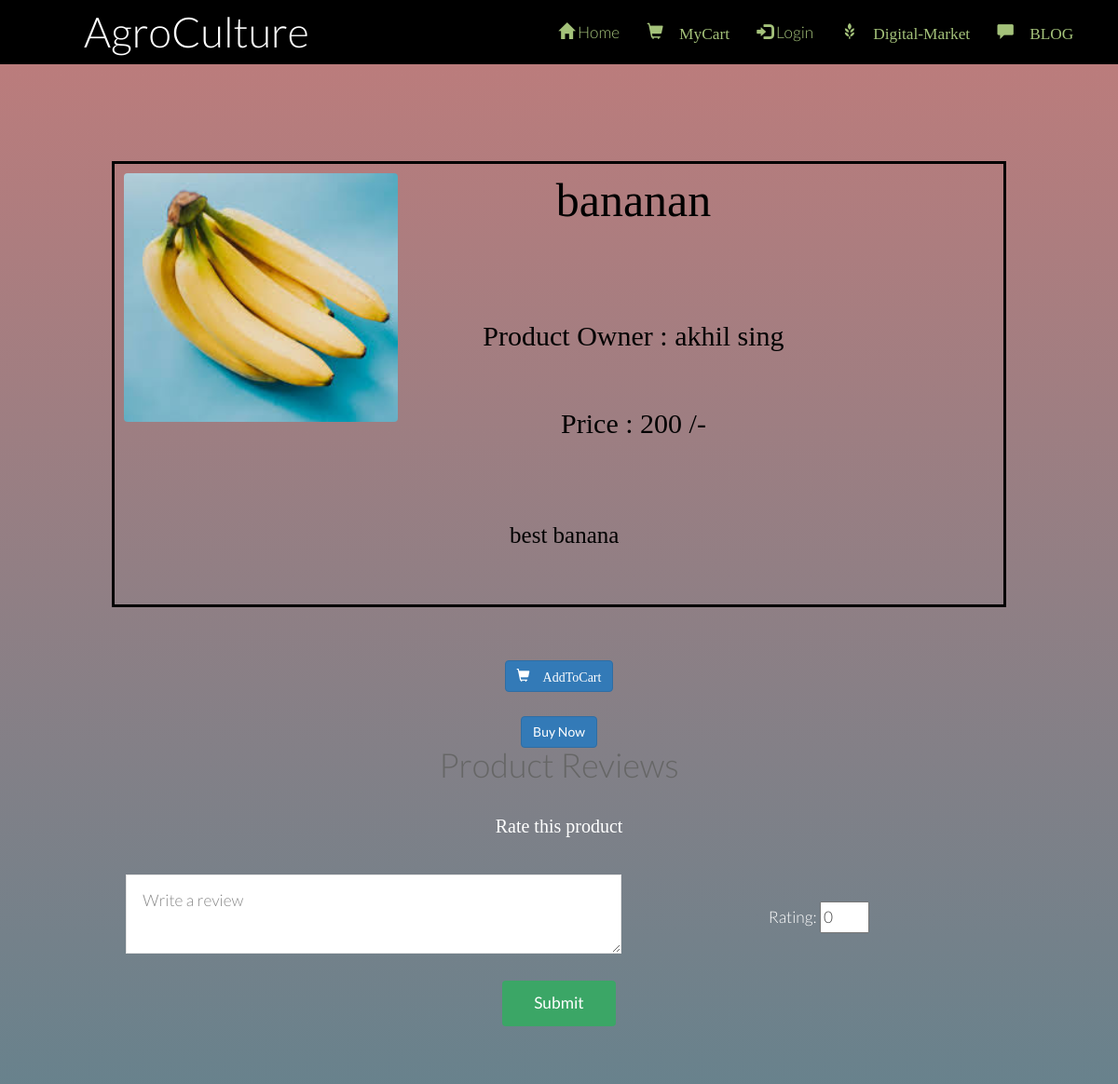
Page /review.php?pid=33 on the committed database.
### tables this page shows
CREATE TABLE `fproduct` (
  `fid` int NOT NULL,
  `pid` int NOT NULL,
  `product` varchar(255) NOT NULL,
  `pcat` varchar(255) NOT NULL,
  `pinfo` varchar(255) NOT NULL,
  `price` float NOT NULL,
  `pimage` varchar(255) NOT NULL DEFAULT 'blank.png',
  `picStatus` int NOT NULL DEFAULT '0',
  `rating` float DEFAULT '0'
);

CREATE TABLE `farmer` (
  `fid` int NOT NULL,
  `fname` varchar(255) NOT NULL,
  `fusername` varchar(255) NOT NULL,
  `fpassword` varchar(255) NOT NULL,
  `fhash` varchar(255) NOT NULL,
  `femail` varchar(255) NOT NULL,
  `fmobile` varchar(255) NOT NULL,
  `faddress` text NOT NULL,
  `factive` int NOT NULL DEFAULT '1',
  `frating` int NOT NULL DEFAULT '0',
  `picExt` varchar(255) NOT NULL DEFAULT 'png',
  `picStatus` int NOT NULL DEFAULT '0'
);

### review.php (the view, shortened to what this page needs)
<?php
require 'db.php';
$pid = $_GET['pid'];
?>
<!DOCTYPE html>
<html>
<head>
	<link href="bootstrap\css\bootstrap.min.css" rel="stylesheet">
	<link rel="stylesheet" href="Blog/commentBox.css" />
</head>
<body>
	<?php
	if (isset($_SESSION['logged_in']) and $_SESSION['logged_in'] == 1) {
		$loginProfile = "My Profile: " . $_SESSION['Username'];
		$logo = "glyphicon glyphicon-user";
		$link = "./profileView.php";
	} else {
		$loginProfile = "Login";
		$link = "../index.php";
		$logo = "glyphicon glyphicon-log-in";
	}
	?>
	<!DOCTYPE html>
	<header id="header">
		<h1><a href="index.php">AgroCulture</a></h1>
		<nav id="nav">
			<ul>
				<li><a href="./Login/profile.php"><span class="glyphicon glyphicon-home"></span> Home</a></li>
				<?php if ($_SESSION['Category'] != '1') { ?>
					<li><a href="./myCart.php"><span class="glyphicon glyphicon-shopping-cart"> MyCart</a></li>
				<?php } ?>
				<li><a href="<?= $link; ?>"><span class="<?php echo $logo; ?>"></span><?php echo " " . $loginProfile; ?></a></li>
				<li><a href="./market.php"><span class="glyphicon glyphicon-grain"> Digital-Market</a></li>
				<li><a href="./blogView.php"><span class="glyphicon glyphicon-comment"> BLOG</a></li>
			</ul>
		</nav>
	</header>
</body>
</html>
<?php
$sql = "SELECT * FROM fproduct WHERE pid = '$pid'";
$result = mysqli_query($conn, $sql);
$row = mysqli_fetch_assoc($result);
$fid = $row['fid'];
$sql = "SELECT * FROM farmer WHERE fid = '$fid'";
$result = mysqli_query($conn, $sql);
$frow = mysqli_fetch_assoc($result);
$picDestination = "images/productImages/" . $row['pimage'];
?>
<section id="main" class="wrapper style1 align-center">
	<div class="container" style="border: 3px solid black;padding:10px;">
		<div class="row">
			<div class="col-sm-4">
				<img class="image fit" src="<?php echo $picDestination . ''; ?>" alt="" />
			</div>
			<div class="col-12 col-sm-6" style="color: black;">
				<p style="font: 50px Times new roman; "><?= $row['product']; ?></p>
				<p style="font: 30px Times new roman;">Product Owner : <?= $frow['fname']; ?></p>
				<p style="font: 30px Times new roman;">Price : <?= $row['price'] . ' /-'; ?></p>
			</div>
		</div><br />
		<div class="row" style="color: black;">
			<div class="col-12 col-sm-12" style="font: 25px Times new roman;">
				<?= $row['pinfo']; ?>
			</div>
		</div>
	</div>
	<br /><br />
	<div class="12u$">
		<center>
			<div class="row uniform">
				<div class="6u 12u$(large)">
					<a href="myCart.php?flag=1&pid=<?= $pid; ?>" class="btn btn-primary" style="text-decoration: none;"><span class="glyphicon glyphicon-shopping-cart"> AddToCart</a>
				</div>
				<div class="6u 12u$(large)">
					<a href="buyNow.php?pid=<?= $pid; ?>" class="btn btn-primary" style="text-decoration: none;">Buy Now</a>
				</div>
			</div>
		</center>
	</div>
	<div class="container">
		<h1>Product Reviews</h1>
		<div class="row">
			<div class="col-0 col-sm-3"></div>
			<div class="col-12 col-sm-6">
			</div>
		</div>
	</div>
	<div class="container">
		<p style="font: 20px Times new roman; align: left;">Rate this product</p>
		<form method="POST" action="reviewInput.php?pid=<?= $pid; ?>">
			<div class="row">
				<div class="col-sm-7">
					<textarea style="background-color:white;color: black;" cols="5" name="comment" placeholder="Write a review"></textarea>
				</div>
				<div class="col-sm-5">
					<br />
					Rating: <input type="number" min="0" max="10" name="rating" value="0" />
				</div>
			</div>
			<div class="row">
				<div class="col-sm-12">
					<br />
					<input type="submit" />
				</div>
			</div>
		</form>
	</div>
	</body>
	</html>

### css/style.css (style rules this page uses)
body { background: #fff; }
body, input, select, textarea { color: #444; font-family: "Lato", Helvetica, sans-serif; font-size: 15pt; font-weight: 300; line-height: 1.65em; }
a { color: #4dac71; text-decoration: underline; }
p { margin: 0 0 2em 0; }
h1, h2, h3, h4, h5, h6 { color: #666; font-weight: 300; line-height: 1em; margin: 0 0 1em 0; }
h1 a, h2 a, h3 a, h4 a, h5 a, h6 a { color: inherit; text-decoration: none; }
.align-center { text-align: center; }
form { margin: 0 0 2em 0; }
input[type="text"], input[type="password"], input[type="email"], select, textarea { -moz-appearance: none; -webkit-appearance: none; -o-appearance: none; -ms-appearance: none; appearance: none; background: rgba(144, 144, 144, 0.075); border: none; border: solid 1px rgba(144, 144, 144, 0.25); color: #1f3f1f; display: block; outline: 0; padding: 0 1em; text-decoration: none; width: 100%; }
textarea { padding: 0.75em 1em; }
.image { border-radius: 4px; border: 0; display: inline-block; position: relative; }
.image.fit { display: block; margin: 0 0 2em 0; width: 100%; }
ul { list-style: disc; margin: 0 0 2em 0; padding-left: 1em; }
ul li { padding-left: 0.5em; }
input[type="submit"], input[type="reset"], input[type="button"], .button { -moz-appearance: none; -webkit-appearance: none; -o-appearance: none; -ms-appearance: none; appearance: none; -moz-transition: background-color 0.2s ease-in-out, color 0.2s ease-in-out; -webkit-transition: background-color 0.2s ease-in-out, color 0.2s ease-in-out; -o-transition: background-color 0.2s ease-in-out, color 0.2s ease-in-out; -ms-transition: background-color 0.2s ease-in-out, color 0.2s ease-in-out; transition: background-color 0.2s ease-in-out, color 0.2s ease-in-out; background-color: #3ba666; border-radius: 4px; border: 0; color: #ffffff !important; cursor: pointer; display: inline-block; font-weight: 400; height: 2.85em; line-height: 2.8em; padding: 0 2em; text-align: center; text-decoration: none; white-space: nowrap; }
#header { background-color: #000000; color: #ffffff; cursor: default; height: 4em; line-height: 4em; width: 100%; z-index: 10000; }
#header h1 { color: #ffffff; height: inherit; left: 2.5em; line-height: inherit; margin: 0; padding: 0; position: absolute; top: 0; }
#header h1 a { font-size: 1.25em; }
#header nav { height: inherit; line-height: inherit; position: absolute; right: 2.75em; top: 0; vertical-align: middle; }
#header nav > ul { list-style: none; margin: 0; padding-left: 0; }
#header nav > ul > li { border-radius: 4px; display: inline-block; margin-left: 1.5em; padding-left: 0; }
#header nav > ul > li a { -moz-transition: color 0.2s ease-in-out; -webkit-transition: color 0.2s ease-in-out; -o-transition: color 0.2s ease-in-out; -ms-transition: color 0.2s ease-in-out; transition: color 0.2s ease-in-out; color: #a4c27a; text-decoration: none; }
#header nav > ul > li:first-child { margin-left: 0; }
.wrapper { padding: 6em 0em 4em; }
.wrapper.style1 { background-color: #4e4e4e; background-color: #e4e4e1; background-image: linear-gradient(to top, #65828d 0%, #bb7c7c 100%); color: #ffffff; }

### css/style-xlarge.css (style rules this page uses)
body, input, select, textarea { font-size: 13pt; }

### css/style-large.css (style rules this page uses)
body, input, select, textarea { font-size: 13pt; }

### rows in the picture
fproduct: pimage (picture), product "bananan", price "200", pinfo "best banana"
farmer: fname "akhil sing"

### other values in the picture
$loginProfile "Login"
